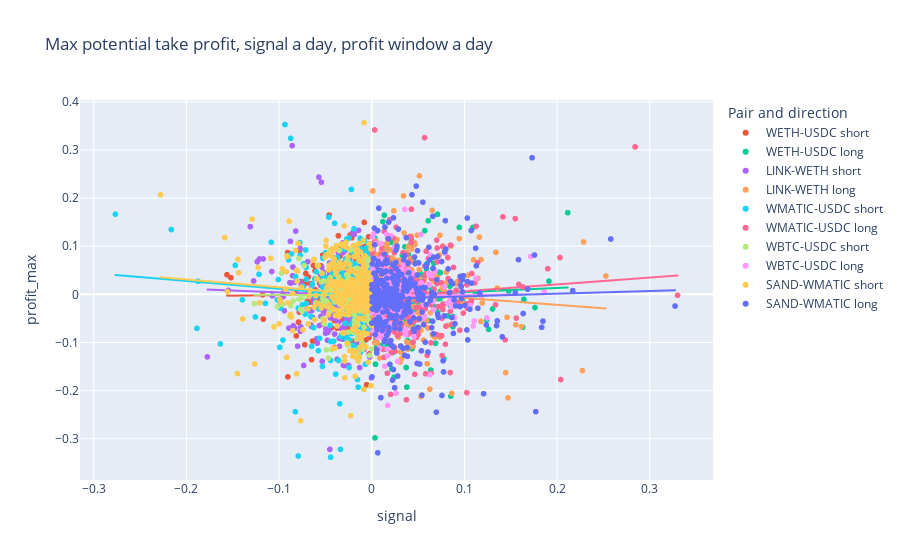
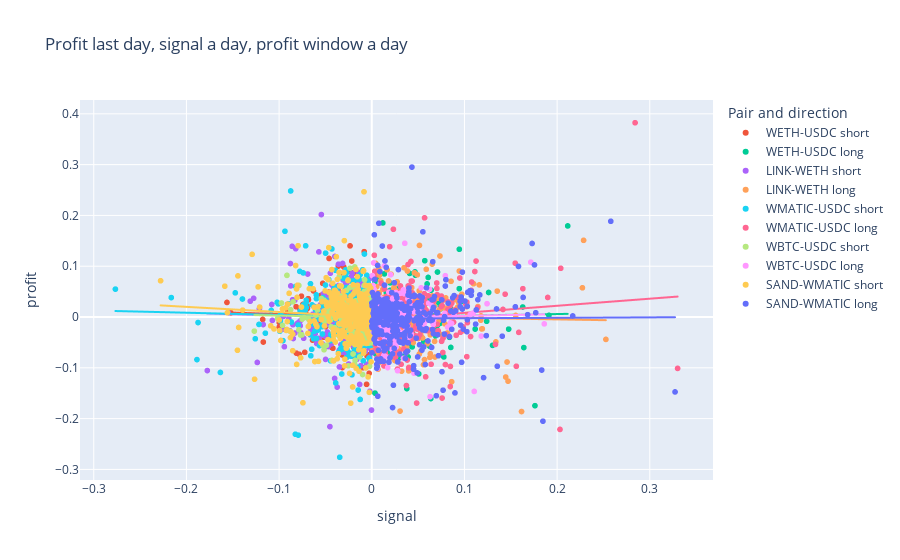

Source (notebook cell) for these figures, in order:
### Markdown cell above
## Plot signal vs. price samples

Different scatter charts to examine if there is a correlation between the signal and the profit.

### Code cell
import plotly.express as px

fig = px.scatter(
    df, 
    x="signal", 
    y="profit_max", 
    trendline="ols", 
    color="desc", 
    title=f"Max potential take profit, signal {signal_window_label}, profit window {profit_window_label}",
    #marginal_x="histogram", 
    #marginal_y="rug"
)
fig.update_layout(legend=dict(title='Pair and direction'))
fig.show()

fig = px.scatter(
    df, 
    x="signal", 
    y="profit", 
    trendline="ols", 
    color="desc", 
    title=f"Profit last day, signal {signal_window_label}, profit window {profit_window_label}",
    #marginal_x="histogram", 
    #marginal_y="rug"    
)
fig.update_layout(legend=dict(title='Pair and direction'))
fig.show()

### Figure 1 — Plotly figure (JSON) as saved in the notebook; plotly's stock layout.template omitted (floating-point values rounded to 4 significant figures; data arrays with more than 128 entries replaced by an {"elided": "..."} marker saying what was removed)
{"data": [{"hovertemplate": "desc=WETH-USDC short<br>signal=%{x}<br>profit_max=%{y}<extra></extra>", "legendgroup": "WETH-USDC short", "marker": {"color": "#EF553B", "symbol": "circle"}, "mode": "markers", "name": "WETH-USDC short", "showlegend": true, "type": "scattergl", "x": {"elided": "328 float values"}, "xaxis": "x", "y": {"elided": "328 float values"}, "yaxis": "y"}, {"hovertemplate": "<b>OLS trendline</b><br>profit_max = 0.0205354 * signal + 0.000424693<br>R<sup>2</sup>=0.000114<br><br>desc=WETH-USDC short<br>signal=%{x}<br>profit_max=%{y} <b>(trend)</b><extra></extra>", "legendgroup": "WETH-USDC short", "marker": {"color": "#EF553B", "symbol": "circle"}, "mode": "lines", "name": "WETH-USDC short", "showlegend": false, "type": "scattergl", "x": {"elided": "327 float values"}, "xaxis": "x", "y": {"elided": "327 float values"}, "yaxis": "y"}, {"hovertemplate": "desc=WETH-USDC long<br>signal=%{x}<br>profit_max=%{y}<extra></extra>", "legendgroup": "WETH-USDC long", "marker": {"color": "#00cc96", "symbol": "circle"}, "mode": "markers", "name": "WETH-USDC long", "showlegend": true, "type": "scattergl", "x": {"elided": "341 float values"}, "xaxis": "x", "y": {"elided": "341 float values"}, "yaxis": "y"}, {"hovertemplate": "<b>OLS trendline</b><br>profit_max = 0.0866921 * signal + -0.00407949<br>R<sup>2</sup>=0.002410<br><br>desc=WETH-USDC long<br>signal=%{x}<br>profit_max=%{y} <b>(trend)</b><extra></extra>", "legendgroup": "WETH-USDC long", "marker": {"color": "#00cc96", "symbol": "circle"}, "mode": "lines", "name": "WETH-USDC long", "showlegend": false, "type": "scattergl", "x": {"elided": "341 float values"}, "xaxis": "x", "y": {"elided": "341 float values"}, "yaxis": "y"}, {"hovertemplate": "desc=LINK-WETH short<br>signal=%{x}<br>profit_max=%{y}<extra></extra>", "legendgroup": "LINK-WETH short", "marker": {"color": "#ab63fa", "symbol": "circle"}, "mode": "markers", "name": "LINK-WETH short", "showlegend": true, "type": "scattergl", "x": {"elided": "337 float values"}, "xaxis": "x", "y": {"elided": "337 float values"}, "yaxis": "y"}, {"hovertemplate": "<b>OLS trendline</b><br>profit_max = -0.0744511 * signal + -0.00330556<br>R<sup>2</sup>=0.001117<br><br>desc=LINK-WETH short<br>signal=%{x}<br>profit_max=%{y} <b>(trend)</b><extra></extra>", "legendgroup": "LINK-WETH short", "marker": {"color": "#ab63fa", "symbol": "circle"}, "mode": "lines", "name": "LINK-WETH short", "showlegend": false, "type": "scattergl", "x": {"elided": "337 float values"}, "xaxis": "x", "y": {"elided": "337 float values"}, "yaxis": "y"}, {"hovertemplate": "desc=LINK-WETH long<br>signal=%{x}<br>profit_max=%{y}<extra></extra>", "legendgroup": "LINK-WETH long", "marker": {"color": "#FFA15A", "symbol": "circle"}, "mode": "markers", "name": "LINK-WETH long", "showlegend": true, "type": "scattergl", "x": {"elided": "321 float values"}, "xaxis": "x", "y": {"elided": "321 float values"}, "yaxis": "y"}, {"hovertemplate": "<b>OLS trendline</b><br>profit_max = -0.143495 * signal + 0.00693786<br>R<sup>2</sup>=0.006604<br><br>desc=LINK-WETH long<br>signal=%{x}<br>profit_max=%{y} <b>(trend)</b><extra></extra>", "legendgroup": "LINK-WETH long", "marker": {"color": "#FFA15A", "symbol": "circle"}, "mode": "lines", "name": "LINK-WETH long", "showlegend": false, "type": "scattergl", "x": {"elided": "320 float values"}, "xaxis": "x", "y": {"elided": "320 float values"}, "yaxis": "y"}, {"hovertemplate": "desc=WMATIC-USDC short<br>signal=%{x}<br>profit_max=%{y}<extra></extra>", "legendgroup": "WMATIC-USDC short", "marker": {"color": "#19d3f3", "symbol": "circle"}, "mode": "markers", "name": "WMATIC-USDC short", "showlegend": true, "type": "scattergl", "x": {"elided": "326 float values"}, "xaxis": "x", "y": {"elided": "326 float values"}, "yaxis": "y"}, {"hovertemplate": "<b>OLS trendline</b><br>profit_max = -0.162441 * signal + -0.00470388<br>R<sup>2</sup>=0.005600<br><br>desc=WMATIC-USDC short<br>signal=%{x}<br>profit_max=%{y} <b>(trend)</b><extra></extra>", "legendgroup": "WMATIC-USDC short", "marker": {"color": "#19d3f3", "symbol": "circle"}, "mode": "lines", "name": "WMATIC-USDC short", "showlegend": false, "type": "scattergl", "x": {"elided": "326 float values"}, "xaxis": "x", "y": {"elided": "326 float values"}, "yaxis": "y"}, {"hovertemplate": "desc=WMATIC-USDC long<br>signal=%{x}<br>profit_max=%{y}<extra></extra>", "legendgroup": "WMATIC-USDC long", "marker": {"color": "#FF6692", "symbol": "circle"}, "mode": "markers", "name": "WMATIC-USDC long", "showlegend": true, "type": "scattergl", "x": {"elided": "343 float values"}, "xaxis": "x", "y": {"elided": "343 float values"}, "yaxis": "y"}, {"hovertemplate": "<b>OLS trendline</b><br>profit_max = 0.142544 * signal + -0.0078898<br>R<sup>2</sup>=0.007050<br><br>desc=WMATIC-USDC long<br>signal=%{x}<br>profit_max=%{y} <b>(trend)</b><extra></extra>", "legendgroup": "WMATIC-USDC long", "marker": {"color": "#FF6692", "symbol": "circle"}, "mode": "lines", "name": "WMATIC-USDC long", "showlegend": false, "type": "scattergl", "x": {"elided": "342 float values"}, "xaxis": "x", "y": {"elided": "342 float values"}, "yaxis": "y"}, {"hovertemplate": "desc=WBTC-USDC short<br>signal=%{x}<br>profit_max=%{y}<extra></extra>", "legendgroup": "WBTC-USDC short", "marker": {"color": "#B6E880", "symbol": "circle"}, "mode": "markers", "name": "WBTC-USDC short", "showlegend": true, "type": "scattergl", "x": {"elided": "322 float values"}, "xaxis": "x", "y": {"elided": "322 float values"}, "yaxis": "y"}, {"hovertemplate": "<b>OLS trendline</b><br>profit_max = -0.0100718 * signal + -0.0020244<br>R<sup>2</sup>=0.000031<br><br>desc=WBTC-USDC short<br>signal=%{x}<br>profit_max=%{y} <b>(trend)</b><extra></extra>", "legendgroup": "WBTC-USDC short", "marker": {"color": "#B6E880", "symbol": "circle"}, "mode": "lines", "name": "WBTC-USDC short", "showlegend": false, "type": "scattergl", "x": {"elided": "321 float values"}, "xaxis": "x", "y": {"elided": "321 float values"}, "yaxis": "y"}, {"hovertemplate": "desc=WBTC-USDC long<br>signal=%{x}<br>profit_max=%{y}<extra></extra>", "legendgroup": "WBTC-USDC long", "marker": {"color": "#FF97FF", "symbol": "circle"}, "mode": "markers", "name": "WBTC-USDC long", "showlegend": true, "type": "scattergl", "x": {"elided": "347 float values"}, "xaxis": "x", "y": {"elided": "347 float values"}, "yaxis": "y"}, {"hovertemplate": "<b>OLS trendline</b><br>profit_max = 0.0135357 * signal + -0.00236506<br>R<sup>2</sup>=0.000056<br><br>desc=WBTC-USDC long<br>signal=%{x}<br>profit_max=%{y} <b>(trend)</b><extra></extra>", "legendgroup": "WBTC-USDC long", "marker": {"color": "#FF97FF", "symbol": "circle"}, "mode": "lines", "name": "WBTC-USDC long", "showlegend": false, "type": "scattergl", "x": {"elided": "347 float values"}, "xaxis": "x", "y": {"elided": "347 float values"}, "yaxis": "y"}, {"hovertemplate": "desc=SAND-WMATIC short<br>signal=%{x}<br>profit_max=%{y}<extra></extra>", "legendgroup": "SAND-WMATIC short", "marker": {"color": "#FECB52", "symbol": "circle"}, "mode": "markers", "name": "SAND-WMATIC short", "showlegend": true, "type": "scattergl", "x": {"elided": "318 float values"}, "xaxis": "x", "y": {"elided": "318 float values"}, "yaxis": "y"}, {"hovertemplate": "<b>OLS trendline</b><br>profit_max = -0.161687 * signal + -0.00141612<br>R<sup>2</sup>=0.005793<br><br>desc=SAND-WMATIC short<br>signal=%{x}<br>profit_max=%{y} <b>(trend)</b><extra></extra>", "legendgroup": "SAND-WMATIC short", "marker": {"color": "#FECB52", "symbol": "circle"}, "mode": "lines", "name": "SAND-WMATIC short", "showlegend": false, "type": "scattergl", "x": {"elided": "318 float values"}, "xaxis": "x", "y": {"elided": "318 float values"}, "yaxis": "y"}, {"hovertemplate": "desc=SAND-WMATIC long<br>signal=%{x}<br>profit_max=%{y}<extra></extra>", "legendgroup": "SAND-WMATIC long", "marker": {"color": "#636efa", "symbol": "circle"}, "mode": "markers", "name": "SAND-WMATIC long", "showlegend": true, "type": "scattergl", "x": {"elided": "351 float values"}, "xaxis": "x", "y": {"elided": "351 float values"}, "yaxis": "y"}, {"hovertemplate": "<b>OLS trendline</b><br>profit_max = 0.0555505 * signal + -0.00976039<br>R<sup>2</sup>=0.001052<br><br>desc=SAND-WMATIC long<br>signal=%{x}<br>profit_max=%{y} <b>(trend)</b><extra></extra>", "legendgroup": "SAND-WMATIC long", "marker": {"color": "#636efa", "symbol": "circle"}, "mode": "lines", "name": "SAND-WMATIC long", "showlegend": false, "type": "scattergl", "x": {"elided": "350 float values"}, "xaxis": "x", "y": {"elided": "350 float values"}, "yaxis": "y"}], "layout": {"legend": {"title": {"text": "Pair and direction"}, "tracegroupgap": 0}, "title": {"text": "Max potential take profit, signal a day, profit window a day"}, "xaxis": {"anchor": "y", "domain": [0, 1], "title": {"text": "signal"}}, "yaxis": {"anchor": "x", "domain": [0, 1], "title": {"text": "profit_max"}}}}

### Figure 2 — Plotly figure (JSON) as saved in the notebook; plotly's stock layout.template omitted (floating-point values rounded to 4 significant figures; data arrays with more than 128 entries replaced by an {"elided": "..."} marker saying what was removed)
{"data": [{"hovertemplate": "desc=WETH-USDC short<br>signal=%{x}<br>profit=%{y}<extra></extra>", "legendgroup": "WETH-USDC short", "marker": {"color": "#EF553B", "symbol": "circle"}, "mode": "markers", "name": "WETH-USDC short", "showlegend": true, "type": "scattergl", "x": {"elided": "328 float values"}, "xaxis": "x", "y": {"elided": "328 float values"}, "yaxis": "y"}, {"hovertemplate": "<b>OLS trendline</b><br>profit = -0.0591221 * signal + -0.000166679<br>R<sup>2</sup>=0.001629<br><br>desc=WETH-USDC short<br>signal=%{x}<br>profit=%{y} <b>(trend)</b><extra></extra>", "legendgroup": "WETH-USDC short", "marker": {"color": "#EF553B", "symbol": "circle"}, "mode": "lines", "name": "WETH-USDC short", "showlegend": false, "type": "scattergl", "x": {"elided": "327 float values"}, "xaxis": "x", "y": {"elided": "327 float values"}, "yaxis": "y"}, {"hovertemplate": "desc=WETH-USDC long<br>signal=%{x}<br>profit=%{y}<extra></extra>", "legendgroup": "WETH-USDC long", "marker": {"color": "#00cc96", "symbol": "circle"}, "mode": "markers", "name": "WETH-USDC long", "showlegend": true, "type": "scattergl", "x": {"elided": "341 float values"}, "xaxis": "x", "y": {"elided": "341 float values"}, "yaxis": "y"}, {"hovertemplate": "<b>OLS trendline</b><br>profit = 0.0310934 * signal + -0.000373728<br>R<sup>2</sup>=0.000629<br><br>desc=WETH-USDC long<br>signal=%{x}<br>profit=%{y} <b>(trend)</b><extra></extra>", "legendgroup": "WETH-USDC long", "marker": {"color": "#00cc96", "symbol": "circle"}, "mode": "lines", "name": "WETH-USDC long", "showlegend": false, "type": "scattergl", "x": {"elided": "341 float values"}, "xaxis": "x", "y": {"elided": "341 float values"}, "yaxis": "y"}, {"hovertemplate": "desc=LINK-WETH short<br>signal=%{x}<br>profit=%{y}<extra></extra>", "legendgroup": "LINK-WETH short", "marker": {"color": "#ab63fa", "symbol": "circle"}, "mode": "markers", "name": "LINK-WETH short", "showlegend": true, "type": "scattergl", "x": {"elided": "337 float values"}, "xaxis": "x", "y": {"elided": "337 float values"}, "yaxis": "y"}, {"hovertemplate": "<b>OLS trendline</b><br>profit = -0.048923 * signal + -0.00173112<br>R<sup>2</sup>=0.000852<br><br>desc=LINK-WETH short<br>signal=%{x}<br>profit=%{y} <b>(trend)</b><extra></extra>", "legendgroup": "LINK-WETH short", "marker": {"color": "#ab63fa", "symbol": "circle"}, "mode": "lines", "name": "LINK-WETH short", "showlegend": false, "type": "scattergl", "x": {"elided": "337 float values"}, "xaxis": "x", "y": {"elided": "337 float values"}, "yaxis": "y"}, {"hovertemplate": "desc=LINK-WETH long<br>signal=%{x}<br>profit=%{y}<extra></extra>", "legendgroup": "LINK-WETH long", "marker": {"color": "#FFA15A", "symbol": "circle"}, "mode": "markers", "name": "LINK-WETH long", "showlegend": true, "type": "scattergl", "x": {"elided": "321 float values"}, "xaxis": "x", "y": {"elided": "321 float values"}, "yaxis": "y"}, {"hovertemplate": "<b>OLS trendline</b><br>profit = -0.0303749 * signal + 0.00143039<br>R<sup>2</sup>=0.000593<br><br>desc=LINK-WETH long<br>signal=%{x}<br>profit=%{y} <b>(trend)</b><extra></extra>", "legendgroup": "LINK-WETH long", "marker": {"color": "#FFA15A", "symbol": "circle"}, "mode": "lines", "name": "LINK-WETH long", "showlegend": false, "type": "scattergl", "x": {"elided": "320 float values"}, "xaxis": "x", "y": {"elided": "320 float values"}, "yaxis": "y"}, {"hovertemplate": "desc=WMATIC-USDC short<br>signal=%{x}<br>profit=%{y}<extra></extra>", "legendgroup": "WMATIC-USDC short", "marker": {"color": "#19d3f3", "symbol": "circle"}, "mode": "markers", "name": "WMATIC-USDC short", "showlegend": true, "type": "scattergl", "x": {"elided": "326 float values"}, "xaxis": "x", "y": {"elided": "326 float values"}, "yaxis": "y"}, {"hovertemplate": "<b>OLS trendline</b><br>profit = -0.0437856 * signal + -0.000286387<br>R<sup>2</sup>=0.000818<br><br>desc=WMATIC-USDC short<br>signal=%{x}<br>profit=%{y} <b>(trend)</b><extra></extra>", "legendgroup": "WMATIC-USDC short", "marker": {"color": "#19d3f3", "symbol": "circle"}, "mode": "lines", "name": "WMATIC-USDC short", "showlegend": false, "type": "scattergl", "x": {"elided": "326 float values"}, "xaxis": "x", "y": {"elided": "326 float values"}, "yaxis": "y"}, {"hovertemplate": "desc=WMATIC-USDC long<br>signal=%{x}<br>profit=%{y}<extra></extra>", "legendgroup": "WMATIC-USDC long", "marker": {"color": "#FF6692", "symbol": "circle"}, "mode": "markers", "name": "WMATIC-USDC long", "showlegend": true, "type": "scattergl", "x": {"elided": "343 float values"}, "xaxis": "x", "y": {"elided": "343 float values"}, "yaxis": "y"}, {"hovertemplate": "<b>OLS trendline</b><br>profit = 0.139275 * signal + -0.00569989<br>R<sup>2</sup>=0.011797<br><br>desc=WMATIC-USDC long<br>signal=%{x}<br>profit=%{y} <b>(trend)</b><extra></extra>", "legendgroup": "WMATIC-USDC long", "marker": {"color": "#FF6692", "symbol": "circle"}, "mode": "lines", "name": "WMATIC-USDC long", "showlegend": false, "type": "scattergl", "x": {"elided": "342 float values"}, "xaxis": "x", "y": {"elided": "342 float values"}, "yaxis": "y"}, {"hovertemplate": "desc=WBTC-USDC short<br>signal=%{x}<br>profit=%{y}<extra></extra>", "legendgroup": "WBTC-USDC short", "marker": {"color": "#B6E880", "symbol": "circle"}, "mode": "markers", "name": "WBTC-USDC short", "showlegend": true, "type": "scattergl", "x": {"elided": "322 float values"}, "xaxis": "x", "y": {"elided": "322 float values"}, "yaxis": "y"}, {"hovertemplate": "<b>OLS trendline</b><br>profit = -0.038246 * signal + -0.00105182<br>R<sup>2</sup>=0.000752<br><br>desc=WBTC-USDC short<br>signal=%{x}<br>profit=%{y} <b>(trend)</b><extra></extra>", "legendgroup": "WBTC-USDC short", "marker": {"color": "#B6E880", "symbol": "circle"}, "mode": "lines", "name": "WBTC-USDC short", "showlegend": false, "type": "scattergl", "x": {"elided": "321 float values"}, "xaxis": "x", "y": {"elided": "321 float values"}, "yaxis": "y"}, {"hovertemplate": "desc=WBTC-USDC long<br>signal=%{x}<br>profit=%{y}<extra></extra>", "legendgroup": "WBTC-USDC long", "marker": {"color": "#FF97FF", "symbol": "circle"}, "mode": "markers", "name": "WBTC-USDC long", "showlegend": true, "type": "scattergl", "x": {"elided": "347 float values"}, "xaxis": "x", "y": {"elided": "347 float values"}, "yaxis": "y"}, {"hovertemplate": "<b>OLS trendline</b><br>profit = 0.0333504 * signal + -0.00100475<br>R<sup>2</sup>=0.000724<br><br>desc=WBTC-USDC long<br>signal=%{x}<br>profit=%{y} <b>(trend)</b><extra></extra>", "legendgroup": "WBTC-USDC long", "marker": {"color": "#FF97FF", "symbol": "circle"}, "mode": "lines", "name": "WBTC-USDC long", "showlegend": false, "type": "scattergl", "x": {"elided": "347 float values"}, "xaxis": "x", "y": {"elided": "347 float values"}, "yaxis": "y"}, {"hovertemplate": "desc=SAND-WMATIC short<br>signal=%{x}<br>profit=%{y}<extra></extra>", "legendgroup": "SAND-WMATIC short", "marker": {"color": "#FECB52", "symbol": "circle"}, "mode": "markers", "name": "SAND-WMATIC short", "showlegend": true, "type": "scattergl", "x": {"elided": "318 float values"}, "xaxis": "x", "y": {"elided": "318 float values"}, "yaxis": "y"}, {"hovertemplate": "<b>OLS trendline</b><br>profit = -0.10163 * signal + -0.000296032<br>R<sup>2</sup>=0.004396<br><br>desc=SAND-WMATIC short<br>signal=%{x}<br>profit=%{y} <b>(trend)</b><extra></extra>", "legendgroup": "SAND-WMATIC short", "marker": {"color": "#FECB52", "symbol": "circle"}, "mode": "lines", "name": "SAND-WMATIC short", "showlegend": false, "type": "scattergl", "x": {"elided": "318 float values"}, "xaxis": "x", "y": {"elided": "318 float values"}, "yaxis": "y"}, {"hovertemplate": "desc=SAND-WMATIC long<br>signal=%{x}<br>profit=%{y}<extra></extra>", "legendgroup": "SAND-WMATIC long", "marker": {"color": "#636efa", "symbol": "circle"}, "mode": "markers", "name": "SAND-WMATIC long", "showlegend": true, "type": "scattergl", "x": {"elided": "351 float values"}, "xaxis": "x", "y": {"elided": "351 float values"}, "yaxis": "y"}, {"hovertemplate": "<b>OLS trendline</b><br>profit = 0.0084909 * signal + -0.00317153<br>R<sup>2</sup>=0.000046<br><br>desc=SAND-WMATIC long<br>signal=%{x}<br>profit=%{y} <b>(trend)</b><extra></extra>", "legendgroup": "SAND-WMATIC long", "marker": {"color": "#636efa", "symbol": "circle"}, "mode": "lines", "name": "SAND-WMATIC long", "showlegend": false, "type": "scattergl", "x": {"elided": "350 float values"}, "xaxis": "x", "y": {"elided": "350 float values"}, "yaxis": "y"}], "layout": {"legend": {"title": {"text": "Pair and direction"}, "tracegroupgap": 0}, "title": {"text": "Profit last day, signal a day, profit window a day"}, "xaxis": {"anchor": "y", "domain": [0, 1], "title": {"text": "signal"}}, "yaxis": {"anchor": "x", "domain": [0, 1], "title": {"text": "profit"}}}}
